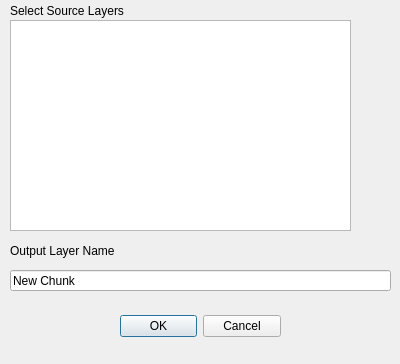
<?xml version="1.0" encoding="UTF-8"?>
<ui version="4.0">
 <class>MergeLayersDialogBase</class>
 <widget class="QDialog" name="MergeLayersDialogBase">
  <property name="geometry">
   <rect>
    <x>0</x>
    <y>0</y>
    <width>400</width>
    <height>364</height>
   </rect>
  </property>
  <property name="windowTitle">
   <string>Merge Selected Features in Layers</string>
  </property>
  <widget class="QDialogButtonBox" name="button_box">
   <property name="geometry">
    <rect>
     <x>120</x>
     <y>310</y>
     <width>161</width>
     <height>32</height>
    </rect>
   </property>
   <property name="orientation">
    <enum>Qt::Horizontal</enum>
   </property>
   <property name="standardButtons">
    <set>QDialogButtonBox::Cancel|QDialogButtonBox::Ok</set>
   </property>
  </widget>
  <widget class="QLabel" name="output_layer_label">
   <property name="geometry">
    <rect>
     <x>10</x>
     <y>240</y>
     <width>121</width>
     <height>22</height>
    </rect>
   </property>
   <property name="text">
    <string>Output Layer Name</string>
   </property>
  </widget>
  <widget class="QListWidget" name="sourceLayers">
   <property name="geometry">
    <rect>
     <x>10</x>
     <y>20</y>
     <width>341</width>
     <height>211</height>
    </rect>
   </property>
   <property name="selectionMode">
    <enum>QAbstractItemView::ExtendedSelection</enum>
   </property>
  </widget>
  <widget class="QLabel" name="select_layer_label">
   <property name="geometry">
    <rect>
     <x>10</x>
     <y>0</y>
     <width>141</width>
     <height>22</height>
    </rect>
   </property>
   <property name="text">
    <string>Select Source Layers</string>
   </property>
  </widget>
  <widget class="QLineEdit" name="outputFilename">
   <property name="geometry">
    <rect>
     <x>10</x>
     <y>270</y>
     <width>381</width>
     <height>21</height>
    </rect>
   </property>
   <property name="text">
    <string>New Chunk</string>
   </property>
   <property name="readOnly">
    <bool>false</bool>
   </property>
  </widget>
 </widget>
 <resources/>
 <connections>
  <connection>
   <sender>button_box</sender>
   <signal>accepted()</signal>
   <receiver>MergeLayersDialogBase</receiver>
   <slot>accept()</slot>
   <hints>
    <hint type="sourcelabel">
     <x>20</x>
     <y>20</y>
    </hint>
    <hint type="destinationlabel">
     <x>20</x>
     <y>20</y>
    </hint>
   </hints>
  </connection>
  <connection>
   <sender>button_box</sender>
   <signal>rejected()</signal>
   <receiver>MergeLayersDialogBase</receiver>
   <slot>reject()</slot>
   <hints>
    <hint type="sourcelabel">
     <x>20</x>
     <y>20</y>
    </hint>
    <hint type="destinationlabel">
     <x>20</x>
     <y>20</y>
    </hint>
   </hints>
  </connection>
 </connections>
</ui>
